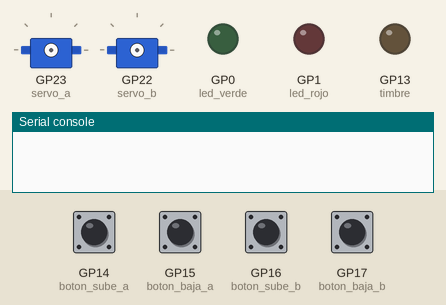
This program was run on a simulated Raspberry Pi Pico running MicroPython. Parts: 2 × servo, output pins drawn as LEDs (lit = HIGH), the last lines printed to the serial console. The test bench sets the inputs (shaded band); at power-on: GP14 (boton_sube_a), GP15 (boton_baja_a), GP16 (boton_sube_b), GP17 (boton_baja_b) LOW. Servo angles are drawn from the pulse width (0.5 ms = 0°, 2.5 ms = 180°).

Above: at 1.05 s.
1.3 s: GP14 (boton_sube_a) pulled HIGH for 1 s
At 2.8 s:
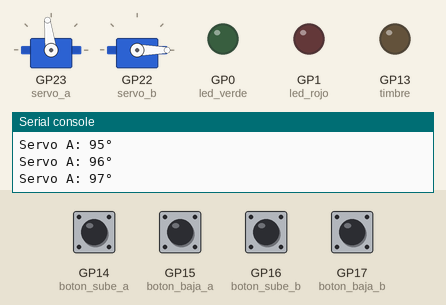
3.8 s: GP16 (boton_sube_b) pulled HIGH for 1 s
At 5.7 s:
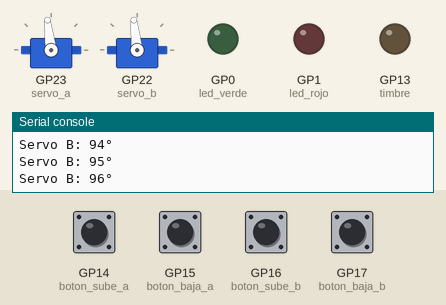
6.3 s: GP15 (boton_baja_a) pulled HIGH for 0.15 s
At 7.6 s:
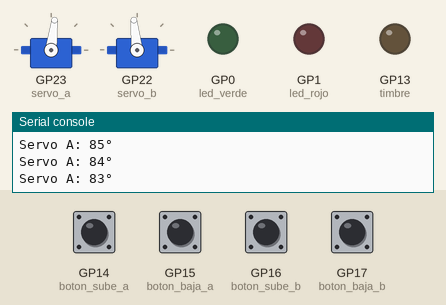
7.9 s: GP14 (boton_sube_a) pulled HIGH for 0.15 s
At 9.0 s:
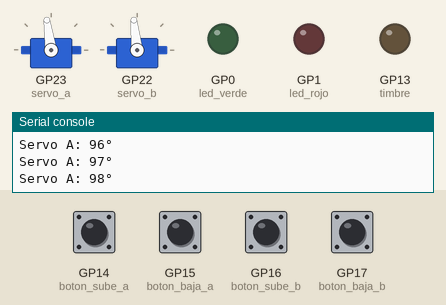
9.5 s: GP16 (boton_sube_b) pulled HIGH for 0.15 s
At 10.2 s:
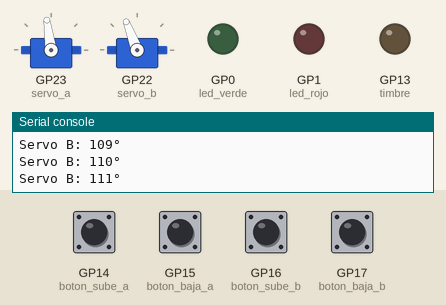
11.1 s: GP17 (boton_baja_b) pulled HIGH for 0.15 s
At 12.4 s:
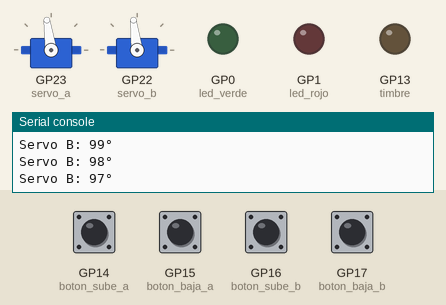
Timing chart, 0 to 13.7 s (numbered marks = the images above; inputs shaded):
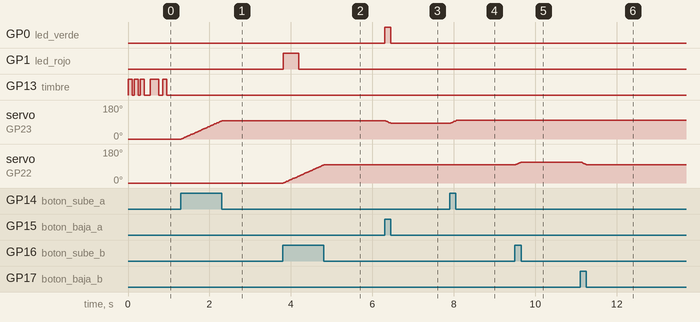

The program:

moverservo.py
```python
from machine import Pin, PWM
import uasyncio as asyncio
import time

FRECUENCIA_SERVO = 50
PIN_SERVO_A = 23
PIN_SERVO_B = 22
PIN_BOTON_SUBE_A = 14
PIN_BOTON_BAJA_A = 15
PIN_BOTON_SUBE_B = 16
PIN_BOTON_BAJA_B = 17
PIN_LED_ROJO = 1
PIN_LED_VERDE = 0
PIN_TIMBRE = 13

ANGULO_MIN = 0
ANGULO_MAX = 180
PULSO_MIN = 500_000
RANGO_PULSO = 2_000_000

servo_a = PWM(Pin(PIN_SERVO_A))
servo_a.freq(FRECUENCIA_SERVO)

servo_b = PWM(Pin(PIN_SERVO_B))
servo_b.freq(FRECUENCIA_SERVO)

boton_sube_a = Pin(PIN_BOTON_SUBE_A, Pin.IN, Pin.PULL_DOWN)
boton_baja_a = Pin(PIN_BOTON_BAJA_A, Pin.IN, Pin.PULL_DOWN)
boton_sube_b = Pin(PIN_BOTON_SUBE_B, Pin.IN, Pin.PULL_DOWN)
boton_baja_b = Pin(PIN_BOTON_BAJA_B, Pin.IN, Pin.PULL_DOWN)

led_rojo = Pin(PIN_LED_ROJO, Pin.OUT)
led_verde = Pin(PIN_LED_VERDE, Pin.OUT)
timbre = Pin(PIN_TIMBRE, Pin.OUT)

angulo_a = ANGULO_MIN
angulo_b = ANGULO_MIN
tope_alto_a = False
tope_bajo_a = False
tope_alto_b = False
tope_bajo_b = False

def establecer_led(led, estado):
    led.value(estado)

def pitido(duracion_on, duracion_off):
    timbre.on()
    time.sleep(duracion_on)
    timbre.off()
    time.sleep(duracion_off)

def bienvenida():
    for _ in range(3):
        pitido(0.1, 0.05)
    time.sleep(0.1)
    pitido(0.2, 0.1)
    pitido(0.1, 0.2)

def mover_servo(servo, angulo):
    duty = PULSO_MIN + int((angulo / ANGULO_MAX) * RANGO_PULSO)
    servo.duty_ns(duty)

async def control_servo_a():
    global angulo_a, tope_alto_a, tope_bajo_a
    while True:
        if boton_sube_a.value():
            if angulo_a < ANGULO_MAX:
                angulo_a += 1
                mover_servo(servo_a, angulo_a)
                establecer_led(led_rojo, True)
                tope_alto_a = False
                print(f"Servo A: {angulo_a}°")
            elif not tope_alto_a:
                pitido(0.05, 0)
                tope_alto_a = True
        else:
            establecer_led(led_rojo, False)

        if boton_baja_a.value():
            if angulo_a > ANGULO_MIN:
                angulo_a -= 1
                mover_servo(servo_a, angulo_a)
                establecer_led(led_verde, True)
                tope_bajo_a = False
                print(f"Servo A: {angulo_a}°")
            elif not tope_bajo_a:
                pitido(0.05, 0)
                tope_bajo_a = True
        else:
            establecer_led(led_verde, False)

        await asyncio.sleep(0.01)

async def control_servo_b():
    global angulo_b, tope_alto_b, tope_bajo_b
    while True:
        if boton_sube_b.value():
            if angulo_b < ANGULO_MAX:
                angulo_b += 1
                mover_servo(servo_b, angulo_b)
                establecer_led(led_rojo, True)
                tope_alto_b = False
                print(f"Servo B: {angulo_b}°")
            elif not tope_alto_b:
                pitido(0.05, 0)
                tope_alto_b = True
        else:
            establecer_led(led_rojo, False)

        if boton_baja_b.value():
            if angulo_b > ANGULO_MIN:
                angulo_b -= 1
                mover_servo(servo_b, angulo_b)
                establecer_led(led_verde, True)
                tope_bajo_b = False
                print(f"Servo B: {angulo_b}°")
            elif not tope_bajo_b:
                pitido(0.05, 0)
                tope_bajo_b = True
        else:
            establecer_led(led_verde, False)

        await asyncio.sleep(0.01)

async def main():
    bienvenida()
    mover_servo(servo_a, angulo_a)
    mover_servo(servo_b, angulo_b)

    await asyncio.gather(
        control_servo_a(),
        control_servo_b()
    )

asyncio.run(main())
```

Measured:
- after the input at 1.3 s, servo on GP23 (servo_a): moves from 0° to 97° over 1.0 s, starting at once
- after the input at 3.8 s, GP1 (led_rojo): LOW → HIGH at once, → LOW 0.39 s later; servo on GP22 (servo_b): moves from 0° to 96° over 1.0 s, starting at once
- after the input at 6.3 s, GP0 (led_verde): LOW → HIGH at once, → LOW 0.14 s later; servo on GP23 (servo_a): 97° → 83° at once
- after the input at 7.9 s, servo on GP23 (servo_a): moves from 83° to 98° over 0.16 s, starting at once
- after the input at 9.5 s, servo on GP22 (servo_b): moves from 96° to 111° over 0.16 s, starting at once
- after the input at 11.1 s, servo on GP22 (servo_b): 111° → 97° at once
